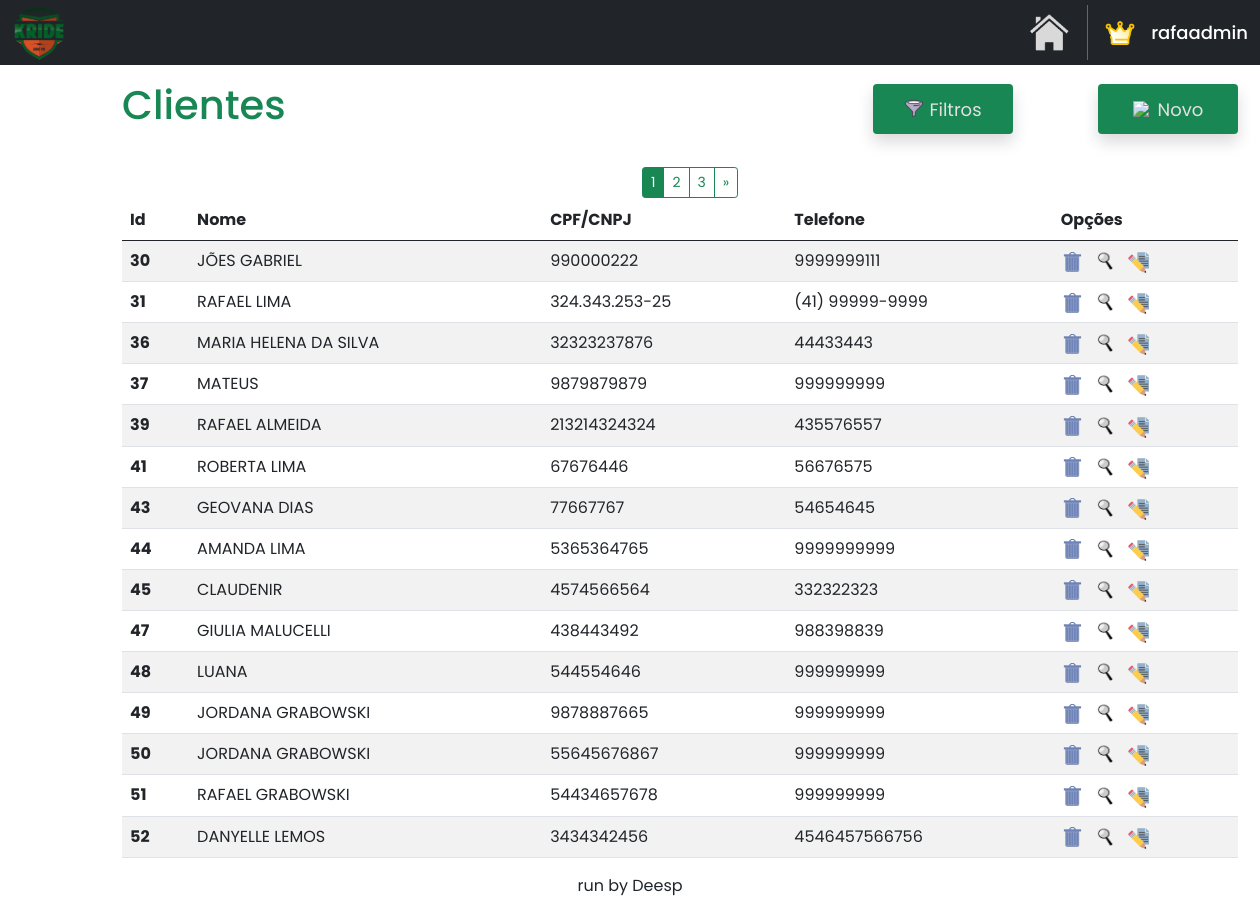
Page /home/clientes (signed in) on the committed database.
### clientes/models.py (models this page shows)
class Cliente(models.Model):
    name = models.CharField(max_length=40)
    cpf_cnpj = models.CharField(max_length=25)
    telefone = models.CharField(max_length=25)
    cep = models.CharField(max_length=50, default='')
    bairro = models.CharField(max_length=30, default='')
    estado = models.CharField(max_length=30, default='')
    cidade = models.CharField(max_length=25, default='')
    numero = models.CharField(max_length=10, default='')
    email = models.EmailField(max_length=100, null=True, blank=True)
    data_criacao = models.DateTimeField(auto_now_add=True)

### clientes/views.py (the view)
# urls.py: path('clientes', clienteviews.clientes, name='clientes'),
@login_required
def clientes(request):
    return paginacao(request)

### clientes/views.py (called while the page is built)
@login_required
def paginacao(request):
    clientes = Cliente.objects.all().values('id', 'name', 'cpf_cnpj', 'telefone')
    clientes_paginados = Paginator(clientes, 15)
    page_num = request.GET.get('page')
    clientes = clientes_paginados.get_page(page_num)
    return render(request, 'clientes.html', {'clientes': clientes})

### clientes/templates/clientes.html (shortened to what this page needs)
{% extends "base.html" %}
{% load static %}
{% block content %}
<!DOCTYPE html>
<html lang="en">
<head>
    <link href="https://cdn.jsdelivr.net/npm/bootstrap@5.0.2/dist/css/bootstrap.min.css" rel="stylesheet">
</head>
<body>
    <div class="container mt-3 custom-container">
        <div class="d-flex justify-content-start align-items-center">
            <h1 class="me-auto text-success">Clientes</h1>
            <div class="shadow bg-success rounded" style="width: 140px; height: 50px; margin-left: auto;">
                <a href="#" style="text-decoration: none; display: flex; align-items: center; justify-content: center; width: 100%; height: 100%;" id="btnMostrarFiltro">
                    <img src="{% static 'images/mini-filtro.png' %}" style="width: 20px; margin-right: 5px;">
                    <p class="hover-link" style="font-size: 18px; margin: 0;">Filtros</p>
                </a>
            </div>
            <div class="shadow bg-success rounded" style="width: 140px; height: 50px; margin-left: 85px;">
                <a href="{% url 'novo_cliente' %}" style="text-decoration: none; display: flex; align-items: center; justify-content: center; width: 100%; height: 100%;" id="btnMostrarClientes">
                    <img src="{% static 'images/novo.png' %}" style="width: 20px; margin-right: 5px;">
                    <p class="hover-link" style="font-size: 18px; margin: 0;">Novo</p>
                </a>
            </div>
        </div>
        {% if clientes.has_other_pages %}
            <div class="btn-group" role="group" aria-label="Item pagination" style="margin-left: 520px; margin-top: 30px; margin-bottom: -14px;">
                {% for page_number in clientes.paginator.page_range %}
                    {% if page_number == 1 or page_number == clientes.paginator.num_pages %}
                        <a href="?page={{ page_number }}"
                        class="btn btn-outline-success btn-sm {% if page_number == clientes.number %}active{% endif %}">
                            {{ page_number }}
                        </a>
                    {% elif page_number >= clientes.number|add:'-1' and page_number <= clientes.number|add:'1' %}
                        <a href="?page={{ page_number }}"
                        class="btn btn-outline-success btn-sm {% if page_number == clientes.number %}active{% endif %}">
                            {{ page_number }}
                        </a>
                    {% elif page_number == clientes.number|add:'-2' or page_number == clientes.number|add:'2' %}
                        <span class="btn btn-outline-success btn-sm">...</span>
                    {% endif %}
                {% endfor %}
                {% if clientes.has_next %}
                    <a href="?page={{ clientes.next_page_number }}" class="btn btn-outline-success btn-sm">&raquo;</a>
                {% endif %}
            </div>
        {% endif %}
        <table class="table table-striped mt-3">
            <thead>
                <tr>
                    <th scope="col">Id</th>
                    <th scope="col">Nome</th>
                    <th scope="col">CPF/CNPJ</th>
                    <th scope="col">Telefone</th>
                    <th scope="col">Opções</th>
                </tr>
            </thead>
            <tbody id="tbodyClientes">
                {% for cliente in clientes %}
                    <tr>
                        <th>{{cliente.id}}</th>
                        <td>{{cliente.name|upper}}</td>
                        <td>{{cliente.cpf_cnpj}}</td>
                        <td>{{cliente.telefone}}</td>
                        <td>
                            <div style="display: flex; gap: 10px;">
                                <a href="#" class="delete-button" data-toggle="modal" data-target="#confirmDeleteModal" data-url="{% url 'excluir_cliente' cliente.id %}" title="EXCLUIR">
                                    <img src="{% static 'index/images/excluir.png' %}" style="width: 24px; height: 22px;">
                                </a>
                                <a href="{% url 'consultar_cliente' cliente.id %}" title="CONSULTAR">
                                    <img src="{% static 'index/images/consultar.png' %}" style="width: 22px; height: 23px;">
                                </a>
                                <a href="{% url 'editar_cliente' cliente.id %}" title="EDITAR">
                                    <img src="{% static 'index/images/editar.png' %}" style="width: 22px; height: 23px;">
                                </a>
                            </div>
                        </td>
                    </tr>
                {% endfor %}
            </tbody>
        </table>
    </div>
</body>
</html>
{% endblock %}

### base/base.html (shortened to what this page needs)
{% load static %}
<!DOCTYPE html>
<html lang="en">
<head>
</head>
<body>
    <nav class="navbar navbar-expand bg-dark" style="height: 65px;">
        <div class="container-fluid">
            <a href="#">
                <img src="{% static 'images/logo1.png' %}" style="width: 55px;">
            </a>
        </div>
        <a href="{% url 'home' %}" style="text-decoration: none;">
            <img src="{% static 'images/home.png' %}" title="VOLTAR PARA A HOME" style="width: 40px; margin-right: 18px;">
        </a>
        <div class="container user-div" id="profile" style="width: 200px; cursor: pointer;">
            {% if user.is_superuser %}
                <img src="{% static 'images/master.png' %}" title="MASTER USER" style="width: 30px; margin-right: 0px;">
            {% else %}
                <img src="{% static 'images/user_profile.png' %}" title="USUÁRIO" style="width: 26px; margin-right: 0px;">
            {% endif %}
            {% if user.is_authenticated %}
                <h5 class="text-white mt-2" style="font-size: large;">{{ user.username }}</h5>
            {% endif %}
        </div>
    </nav>
    {% block content %}{% endblock %}
    <div class="text-center">
        <p>run by Deesp</p>
    </div>
</body>
</html>

### clientes/templates/clientes.html (style rules this page uses)
body { font-family: 'Poppins', sans-serif; }
.hover-link { color: rgb(225, 225, 225); transition: color 0.3s ease; }
.custom-container { margin-left: 110px; margin-right: 100px; }

### rows in the picture
Cliente: id "30", name "JÕES GABRIEL", cpf_cnpj "990000222", telefone "9999999111"
Cliente: id "31", name "RAFAEL LIMA", cpf_cnpj "324.343.253-25", telefone "(41) 99999-9999"
Cliente: id "36", name "MARIA HELENA DA SILVA", cpf_cnpj "32323237876", telefone "44433443"
Cliente: id "37", name "MATEUS", cpf_cnpj "9879879879", telefone "999999999"
Cliente: id "39", name "RAFAEL ALMEIDA", cpf_cnpj "213214324324", telefone "435576557"
Cliente: id "41", name "ROBERTA LIMA", cpf_cnpj "67676446", telefone "56676575"
Cliente: id "43", name "GEOVANA DIAS", cpf_cnpj "77667767", telefone "54654645"
Cliente: id "44", name "AMANDA LIMA", cpf_cnpj "5365364765", telefone "9999999999"
Cliente: id "45", name "CLAUDENIR", cpf_cnpj "4574566564", telefone "332322323"
Cliente: id "47", name "GIULIA MALUCELLI", cpf_cnpj "438443492", telefone "988398839"
Cliente: id "48", name "LUANA", cpf_cnpj "544554646", telefone "999999999"
Cliente: id "49", name "JORDANA GRABOWSKI", cpf_cnpj "9878887665", telefone "999999999"
Cliente: id "50", name "JORDANA GRABOWSKI", cpf_cnpj "55645676867", telefone "999999999"
Cliente: id "51", name "RAFAEL GRABOWSKI", cpf_cnpj "54434657678", telefone "999999999"
Cliente: id "52", name "DANYELLE LEMOS", cpf_cnpj "3434342456", telefone "4546457566756"

### other values in the picture
{{ user.username }} "rafaadmin"
{{ page_number }} "1" "3"
{{ page_number }} "2"
